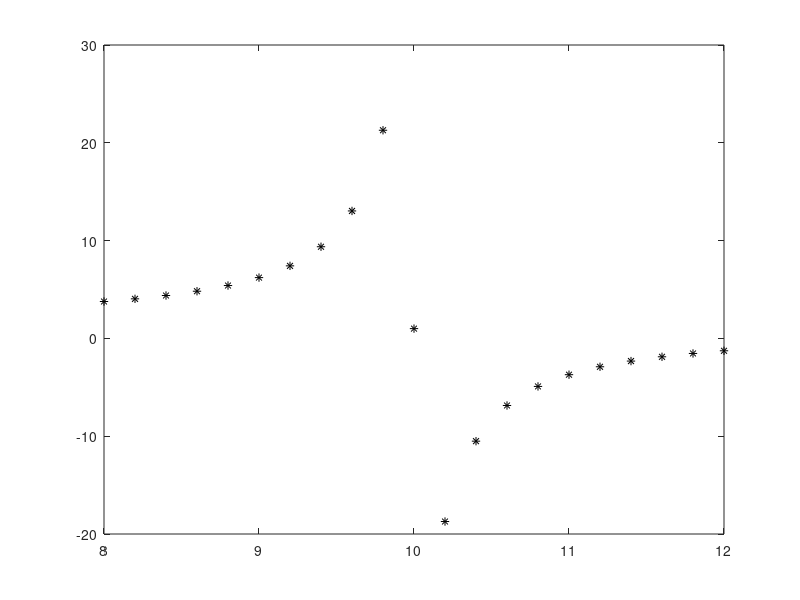

Here is the MATLAB script that generated this plot: (Note: this script raises an error after producing the figure.)
x = 8:0.2:12;
y = real(1-(10^2)./(x.^2-10^2+i*0.2*x));
plot(x,y,'k*')
hold on

xi = 0:0.1:20;
y1 = interp1(x,y,xi,'linear');
y2 = interp1(x,y,xi,'spline');
y3 = interp1(x,y,xi,'cubic');
y4 = interp1(x,y,xi,'v5cubic');
y5 = interp1(x,y,xi,'nearest');

plot(xi,y1,'b-')
plot(xi,y2,'m--')
plot(xi,y3,'c.-')
plot(xi,y4,'g:')
plot(xi,y5,'r+')
legend('raw data','linear','spline','cubic','polyfit')
hold off;

